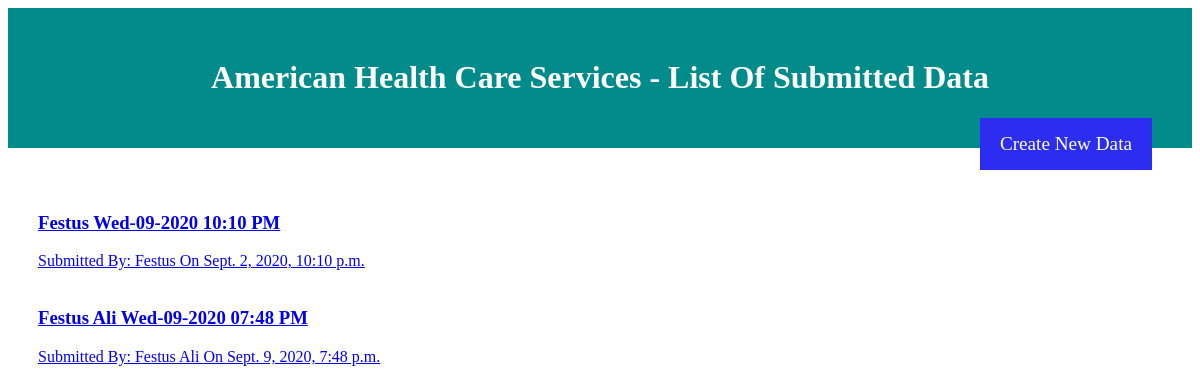
The page / on the database its author committed.
### data/models.py (models this page shows, shortened)
class Data(models.Model):
    SHIFT = (
        ("A", "AM"),
        ("P", "PM")
    )
    BOOLEAN_CHOICES = (
        ("Y", "Yes"),
        ("N", "No")
    )
    QUANTITY_CHOICES = (
        ("25", "25% or less"),
        ("50", "50% or less"),
        ("75", "75% or less"),
        ("100", "100% or less")
    )
    identifier = models.CharField(
        max_length=120, help_text="Data unique identifier"
    )
    individual_name = models.CharField(
        max_length=120, help_text="Individual Name"
    )
    staff_name = models.CharField(max_length=120, help_text="Staff Name")
    date = models.DateTimeField(help_text="Date")
    shift = models.CharField(max_length=2, choices=SHIFT, help_text="Shift")
    diet = models.CharField(max_length=200, help_text="Diet")
    food_texture_choice = models.CharField(
        max_length=2, choices=BOOLEAN_CHOICES, help_text="Yes/No"
    )
    food_texture_description = models.TextField(
        help_text="Did the individual tolerate food Texture"
    )
    food_texture1 = models.CharField(
        max_length=2, choices=BOOLEAN_CHOICES, help_text="B"
    )
    food_texture2 = models.CharField(
        max_length=2, choices=BOOLEAN_CHOICES, help_text="L"
    )
    food_texture3 = models.CharField(
        max_length=2, choices=BOOLEAN_CHOICES, help_text="D"
    )
    quantity_consumed1 = models.CharField(
        max_length=3, choices=QUANTITY_CHOICES, help_text="25% or less"
    )
    quantity_consumed2 = models.CharField(
        max_length=3, choices=QUANTITY_CHOICES, help_text="50% or less"
    )
    quantity_consumed3 = models.CharField(
        max_length=3, choices=QUANTITY_CHOICES, help_text="75% or less"
    )
    consumed_explain = models.CharField(
        max_length=300, blank=True,
        help_text="If Consumed less than 75% Please Explain"
    )
    liked_unliked = models.CharField(
        max_length=300, blank=True,
        help_text="""What part of the meal did they like or did not like, if
        applicable?"""
    )
    incident_on_shift = models.CharField(
        max_length=2, choices=BOOLEAN_CHOICES,
        help_text="""Has there been an incident involving this individual
        during your shift?"""
    )
    incident_on_shift_explain = models.CharField(
        max_length=300, help_text="Explain", blank=True
    )
    incident_report = models.CharField(
        max_length=2, choices=BOOLEAN_CHOICES, blank=True,
        help_text="""If yes, has there been an incident report completed
        before the end of your shift?"""
    )
    incident_report_explain = models.CharField(
        max_length=300, help_text="Explain", blank=True
    )
    incident_behavior = models.CharField(
        max_length=2, choices=BOOLEAN_CHOICES, blank=True,
        help_text="""Did the individual display any behaviors during your
        shift not identified in the BSP?"""
    )
    incident_behavior_explain = models.CharField(
        max_length=300, help_text="Explain", blank=True
    )
    observed_symptoms = models.CharField(
        max_length=2, choices=BOOLEAN_CHOICES,
        help_text="""Do you observe any sign and symptoms of illness involving
        this individual during your shift?"""
    )
    observed_symptoms_explain = models.CharField(
        max_length=300, help_text="Explain", blank=True
    )
    medical_appointment = models.CharField(
        max_length=2, choices=BOOLEAN_CHOICES,
        help_text="""Is there a medical appointment scheduled and completed
        during your shift?"""
    )
    medical_appointment_explain = models.CharField(
        max_length=300, help_text="Explain", blank=True
    )
    home_or_job = models.CharField(
        max_length=2, choices=BOOLEAN_CHOICES,
        help_text="""Is the individual home from the day program or from their
        job?"""
    )
    home_or_job_explain = models.CharField(
        max_length=300, help_text="Explain", blank=True
    )
    side_effects = models.CharField(
        max_length=2, choices=BOOLEAN_CHOICES,
        help_text="""Are there any observable signs/symptoms of side effects
        of medication(s)?"""
    )
    side_effects_explain = models.CharField(
        max_length=300, help_text="Explain", blank=True
    )
    adaptive_equipment = models.CharField(
        max_length=300, help_text="List the adaptive equipment:"
    )
    equipment_concern = models.CharField(
        max_length=300, blank=True,
        help_text="Any concerns with equipment, if so explain:"
    )
    program_implemented = models.CharField(
        max_length=2, choices=BOOLEAN_CHOICES,
        help_text="""Is all programs implemented as outlined?"""
    )
    program_documented = models.CharField(
        max_length=2, choices=BOOLEAN_CHOICES,
        help_text="""Is Program Documentation completed as outlined?"""
    )
    finance_discussion = models.CharField(
        max_length=2, choices=BOOLEAN_CHOICES,
        help_text="Discussion of Finance?"
    )
    finance_discussion_explain = models.CharField(
        max_length=300, help_text="Explain", blank=True
    )
    home_visitor = models.CharField(
        max_length=2, choices=BOOLEAN_CHOICES,
        help_text="Is there a visitor in the home during your shift?"
    )
    summary1_date = models.DateTimeField(help_text="Date/Time")
    summary1_initial = models.CharField(
        max_length=120, help_text="Staff Initial"
    )
    summary1 = models.TextField(help_text="First Summary")
    summary2_date = models.DateTimeField(help_text="Date/Time")
    summary2_initial = models.CharField(
        max_length=120, help_text="Staff Initial"
    )
    summary2 = models.TextField(help_text="Second Summary")
    summary3_date = models.DateTimeField(help_text="Date/Time")
    summary3_initial = models.CharField(
        max_length=120, help_text="Staff Initial"
    )
    summary3 = models.TextField(help_text="Third Summary")
    summary4_date = models.DateTimeField(
        help_text="Date/Time", blank=True, null=True
    )
    summary4_initial = models.CharField(
        max_length=120, help_text="Staff Initial", blank=True
    )
    summary4 = models.TextField(help_text="Fourth Summary", blank=True)
    residential_manager_review = models.CharField(
        max_length=300, help_text="Residential Manager Review"
    )
    def __str__(self):
        return self.identifier

### data/views.py (the view)
# urls.py: path('', DataListView.as_view(), name='home'),
class DataListView(ListView):
    model = Data
    template_name = 'data/data_list.html'
    context_object_name = 'data_list'

### data/templates/data/data_list.html (shortened to what this page needs)
{% load static %}
<!DOCTYPE html>
<html>
<head>
    <link rel="stylesheet" type="text/css" href="{% static 'css/styles.css' %}">
    <link rel="stylesheet" type="text/css" href="{% static 'css/print.css' %}" media="print">
</head>
<body>
    <header>
        <h1 class="text-center">
            American Health Care Services - List Of Submitted Data
        </h1>
        <a class="create-button float-right" href="{% url 'create' %}" title="Create New Data">Create New Data</a>
    </header>
    <main>
        <section>
            <div>
                {% for data in data_list %}
                <a href="{% url 'data-view' pk=data.pk %}">
                    <h3>{{ data }}</h3>
                    <div>Submitted By: {{ data.individual_name }} On {{ data.date }}</div><br>
                </a>
                {% endfor %}
            </div>
        </section>
    </main>
</body>
</html>

### static/css/styles.css (style rules this page uses)
* { box-sizing: border-box; }
header, footer { background: rgb(1, 139, 139); color: white; padding: 30px; }
main { padding: 30px; }
section { padding-top: 15px; padding-bottom: 15px; }
.text-center { text-align: center!important; }
#submit, #printPageButton, .create-button { padding: 15px 20px; margin: 0px 10px; background-color: rgb(45, 45, 241); color: white; font-size: larger; outline: dodgerblue; border: none; }
a.create-button { text-decoration: none; }
.float-right { float: right; }

### static/css/print.css (style rules this page uses)
* { box-sizing: border-box; }
body { font-size: 8px; }
h1, h3.sub-heading { color: rgb(2, 2, 134); margin-bottom: 0px; margin-top: 5px; }
header, footer { background: rgb(1, 139, 139); color: white; padding: 2px; }
main { padding: 0 30px; }
.text-center { text-align: center!important; }

### rows shown on the page
Data: identifier "Festus Wed-09-2020 10:10 PM", individual_name "Festus", date "Sept. 2, 2020, 10:10 p.m."
Data: identifier "Festus Ali Wed-09-2020 07:48 PM", individual_name "Festus Ali", date "Sept. 9, 2020, 7:48 p.m."
